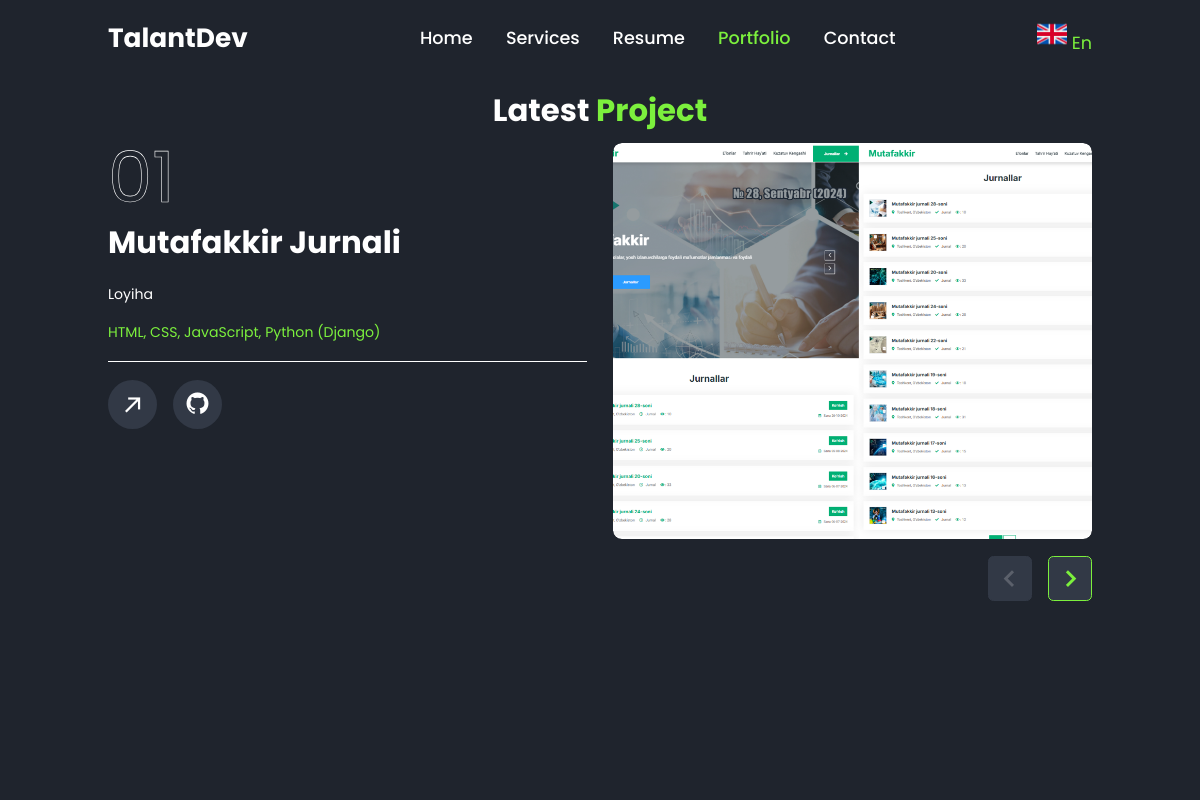
/en/portfolio/, run on the app's committed database.
### main/models.py (models this page shows, shortened)
class Language(models.Model):
    base = models.CharField(max_length=20)
    base_url = models.CharField(max_length=20)
    base_img = models.ImageField(upload_to='images/', null=True)
    first = models.CharField(max_length=20)
    first_url = models.CharField(max_length=20)
    first_img = models.ImageField(upload_to='images/', null=True)
    second = models.CharField(max_length=20)
    second_url = models.CharField(max_length=20)
    second_img = models.ImageField(upload_to='images/', null=True)
    create_at = models.DateTimeField(auto_now_add=True)
    update_at = models.DateTimeField(auto_now=True)

class Project(models.Model):  # Project Models for Portfolio Page
    pro_id = models.CharField(max_length=50, verbose_name="Project Number")
    name = models.CharField(max_length=200, verbose_name="Project Name")  # Multilanguage
    content = models.TextField(verbose_name="Content")  # Multilanguage
    technology = models.CharField(max_length=100, verbose_name="Technology")
    live_link = models.CharField(max_length=300, verbose_name="Project live link")
    github_link = models.CharField(max_length=300, verbose_name="Project Github link", null=True)
    image = models.ImageField(upload_to='./project/')
    create_at = models.DateTimeField(auto_now_add=True)
    update_at = models.DateTimeField(auto_now=True)

### main/views.py (the view)
# urls.py: path('portfolio/', views.portfolio, name='portfolio'),
def portfolio(request):
    project_first = Project.objects.first()
    projects = Project.objects.all()
    projects_check = projects[1:]
    language = get_languages()
    context = {
        'project_first': project_first,
        'projects_check': projects_check,
        'projects': projects,
        'language': language,
    }
    return render(request, 'portfolio.html', context)

### main/function.py (called while the page is built)
def get_languages():
    return Language.objects.first()

### templates/portfolio.html (shortened to what this page needs)
<!doctype html>
{% load static %}
{% load i18n %}
<html lang="en">
<head>
    <link href='https://unpkg.com/boxicons@2.1.4/css/boxicons.min.css' rel='stylesheet'>
    <link rel="stylesheet" href="{% static 'style/style.css' %}">
</head>
<body>
<header class="active">
    <a href="{% url 'main:welcome' %}" class="logo">{% trans "TalantDev" %}</a>
    <nav>
        <a href="{% url 'main:welcome' %}">{% trans "Home" %}</a>
        <a href="{% url 'main:services' %}">{% trans "Services" %}</a>
        <a href="{% url 'main:resume' %}">{% trans "Resume" %}</a>
        <a href="{% url 'main:portfolio' %}" class="active">{% trans "Portfolio" %}</a>
        <a href="{% url 'main:contact' %}">{% trans "Contact" %}</a>
    </nav>
    <div class="dropdowns">
        <span id="lang">
            <img src="{{ language.base_img.url }}" alt="" width="30">
            {{ language.base }}
        </span>
    </div>
</header>
<div class="bars-box active">
    <div class="bar" style="--i:6;"></div>
    <div class="bar" style="--i:5;"></div>
    <div class="bar" style="--i:4;"></div>
    <div class="bar" style="--i:1;"></div>
</div>
<section class="portfolio active">
    <h2 class="heading">
        {% trans "Latest" %}
        <span>
            {% trans "Project" %}
        </span>
    </h2>
    <div class="portfolio-container">
        <div class="portfolio-box">
            <div class="portfolio-detail active">
                <p class="numb">
                </p>
                <h3>
                    {{ project_first.name }}
                </h3>
                <p>
                    {{ project_first.content }}
                </p>
                <div class="tech">
                    <p>
                        {{ project_first.technology }}
                    </p>
                </div>
                <div class="live-github">
                    <a href="{{ project_first.live_link }}">
                        <i class="bx bx-arrow-back"></i>
                    </a>
                    <a href="{{ project_first.github_link }}">
                        <i class="bx bxl-github"></i>
                    </a>
                </div>
            </div>
        </div>
        <div class="portfolio-box">
            <div class="portfolio-carousel">
                <div class="img-slide">
                    {% for project in projects %}
                        <div class="img-item">
                            <img src="{{ project.image.url }}" alt="">
                        </div>
                    {% endfor %}
                </div>
            </div>
            <div class="navigation">
                <button class="arrow-left disabled">
                    <i class="bx bx-chevron-left"></i>
                </button>
                <button class="arrow-right">
                    <i class="bx bx-chevron-right"></i>
                </button>
            </div>
        </div>
    </div>
</section>
</body>
</html>

### static/style/style.css (style rules this page uses)
* { margin: 0; padding: 0; box-sizing: border-box; text-decoration: none; border: none; outline: none; font-family: "Poppins", "sans-serif"; }
:root { --bg-color: #1f242d; --second-bg-color: #323946; --main-color: #7cf03d; --white-color: #fff; --disabled-color: #fff3; }
html { font-size: 62.5%; }
body { color: var(--white-color); }
header { position: fixed; top: 0; left: 0; width: 100%; padding: 2rem 9%; background: var(--bg-color); display: flex; justify-content: space-between; align-items: center; z-index: 100; visibility: hidden; opacity: 0; }
header.active { animation: show-header 1.5s linear forwards; animation-delay: 1.2s; }
.logo { font-size: 3rem; color: var(--white-color); font-weight: 700; }
nav a { font-size: 2rem; color: var(--white-color); font-weight: 500; margin-left: 3.5rem; transition: 0.5s; }
nav a:hover, nav a.active { color: var(--main-color); }
.dropdowns { position: relative; display: inline-block; font-size: 2rem; }
.bars-box { position: absolute; width: 100%; height: 100%; display: flex; }
.bars-box .bar { width: 100%; height: 100%; background: var(--bg-color); animation: hide-bars 0.5s ease-in-out both; animation-delay: calc(0.1s * var(--i)); }
.bars-box.active .bar { animation: show-bars 0.5s ease-in-out both; animation-delay: calc(0.1s * var(--i)); }
section { position: absolute; width: 100%; height: 100%; padding: 10rem 9% 2rem; visibility: hidden; opacity: 0; overflow: hidden; }
section.active { animation: show-content 1.5s linear forwards; animation-delay: 1.6s; }
.heading { font-size: 3.5rem; text-align: center; margin-bottom: 1rem; }
.heading span { color: var(--main-color); }
.portfolio-container { display: grid; grid-template-columns: repeat(2, 1fr); gap: 3rem; }
.portfolio-detail { display: none; }
.portfolio-detail.active { display: block; }
.portfolio-box .numb { font-size: 8rem; -webkit-text-stroke: 0.07rem var(--white-color); color: transparent; line-height: 1; }
.portfolio-box h3 { font-size: 3.5rem; margin: 0.8rem 0 2rem; }
.portfolio-box p { font-size: 1.6rem; }
.portfolio-box .tech { margin: 2rem 0; color: var(--main-color); border-bottom: 0.1rem solid var(--white-color); padding-bottom: 2rem; }
.portfolio-box .live-github a { position: relative; display: inline-flex; padding: 1.3rem; font-size: 3rem; color: var(--white-color); border-radius: 50%; background: var(--second-bg-color); transition: 0.5s; }
.portfolio-box .live-github a:first-child { margin-right: 1.5rem; }
.portfolio-box .live-github a:first-child i { transform: rotate(135deg); }
.portfolio-box .portfolio-carousel { width: 100%; height: 45rem; border-radius: 1rem; overflow: hidden; }
.portfolio-carousel .img-slide { display: grid; grid-auto-flow: column; grid-auto-columns: 100%; gap: 2rem; height: inherit; transition: 0.5s; }
.portfolio-carousel .img-item { height: inherit; }
.portfolio-carousel .img-item img { display: block; width: 100%; height: 100%; object-fit: cover; border-radius: 1rem; }
.portfolio-box .navigation { text-align: right; margin-top: 2rem; }
.portfolio-box .navigation button { display: inline-flex; padding: 0.4rem; background: var(--second-bg-color); border: 0.2rem solid var(--main-color); border-radius: 0.6rem; font-size: 4rem; color: var(--main-color); cursor: pointer; }
.portfolio-box .navigation button.disabled { border-color: var(--second-bg-color); color: var(--disabled-color); }
.portfolio-box .navigation .arrow-right { margin-left: 1.5rem; }
.dropdowns span { color: var(--main-color); }
@media screen and (max-width: 1200px) { html { font-size: 55%; } }

### data on the page
Language: base_img (picture), base "En"
Project: name "Mutafakkir Jurnali", content "Loyiha", technology "HTML, CSS, JavaScript, Python (Django)", image (picture)
